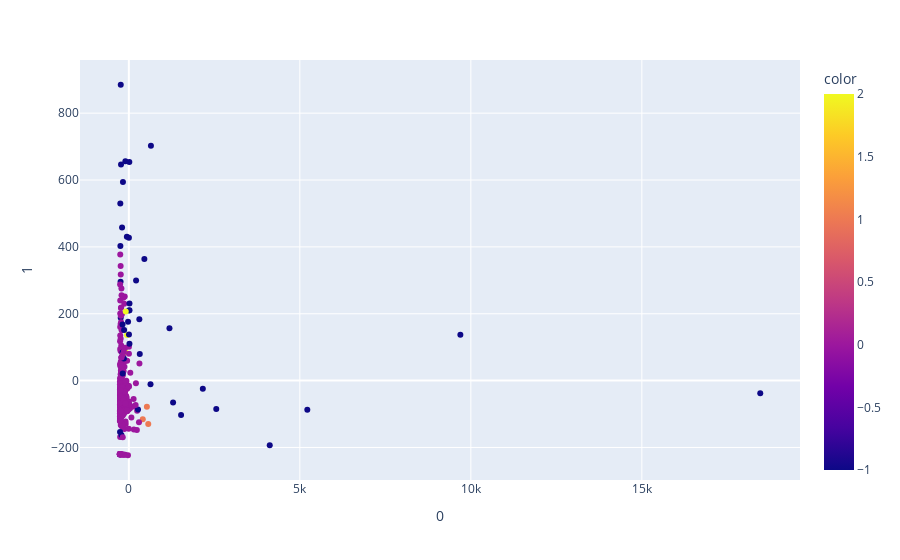

Write notebook code for a chart like this one.
### Code cell
pca = PCA(n_components=2)
components = pca.fit_transform(X)

fig = px.scatter(components, x=0, y=1, color=labels)
fig.show()

### Figure 1 — Plotly figure (JSON) as saved in the notebook; plotly's stock layout.template omitted (floating-point values rounded to 4 significant figures; data arrays with more than 128 entries replaced by an {"elided": "..."} marker saying what was removed)
{"data": [{"hovertemplate": "0=%{x}<br>1=%{y}<br>color=%{marker.color}<extra></extra>", "legendgroup": "", "marker": {"color": {"elided": "309 int values"}, "coloraxis": "coloraxis", "symbol": "circle"}, "mode": "markers", "name": "", "orientation": "v", "showlegend": false, "type": "scatter", "x": {"elided": "309 float values"}, "xaxis": "x", "y": {"elided": "309 float values"}, "yaxis": "y"}], "layout": {"coloraxis": {"colorbar": {"title": {"text": "color"}}, "colorscale": [[0, "#0d0887"], [0.1111, "#46039f"], [0.2222, "#7201a8"], [0.3333, "#9c179e"], [0.4444, "#bd3786"], [0.5556, "#d8576b"], [0.6667, "#ed7953"], [0.7778, "#fb9f3a"], [0.8889, "#fdca26"], [1, "#f0f921"]]}, "legend": {"tracegroupgap": 0}, "margin": {"t": 60}, "xaxis": {"anchor": "y", "domain": [0, 1], "title": {"text": "0"}}, "yaxis": {"anchor": "x", "domain": [0, 1], "title": {"text": "1"}}}}
